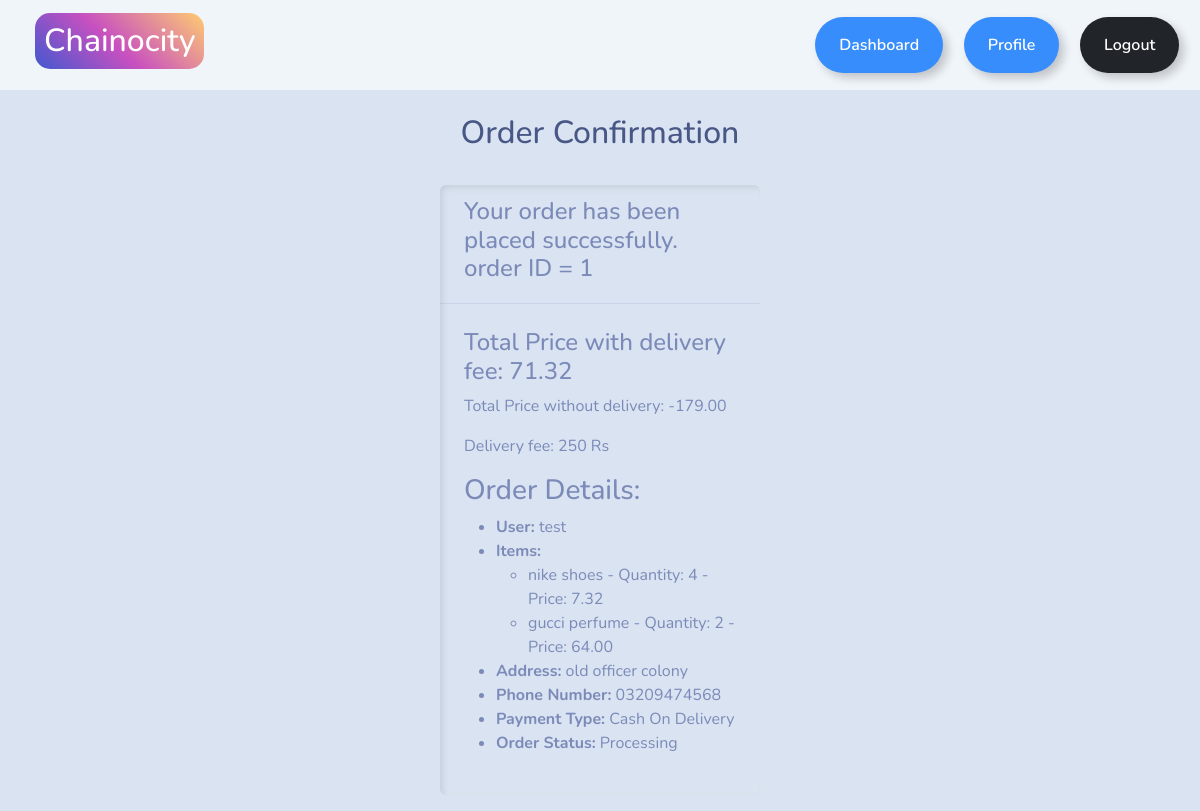
Before: /order_confirmation/1/ (signed in) with the older database file.
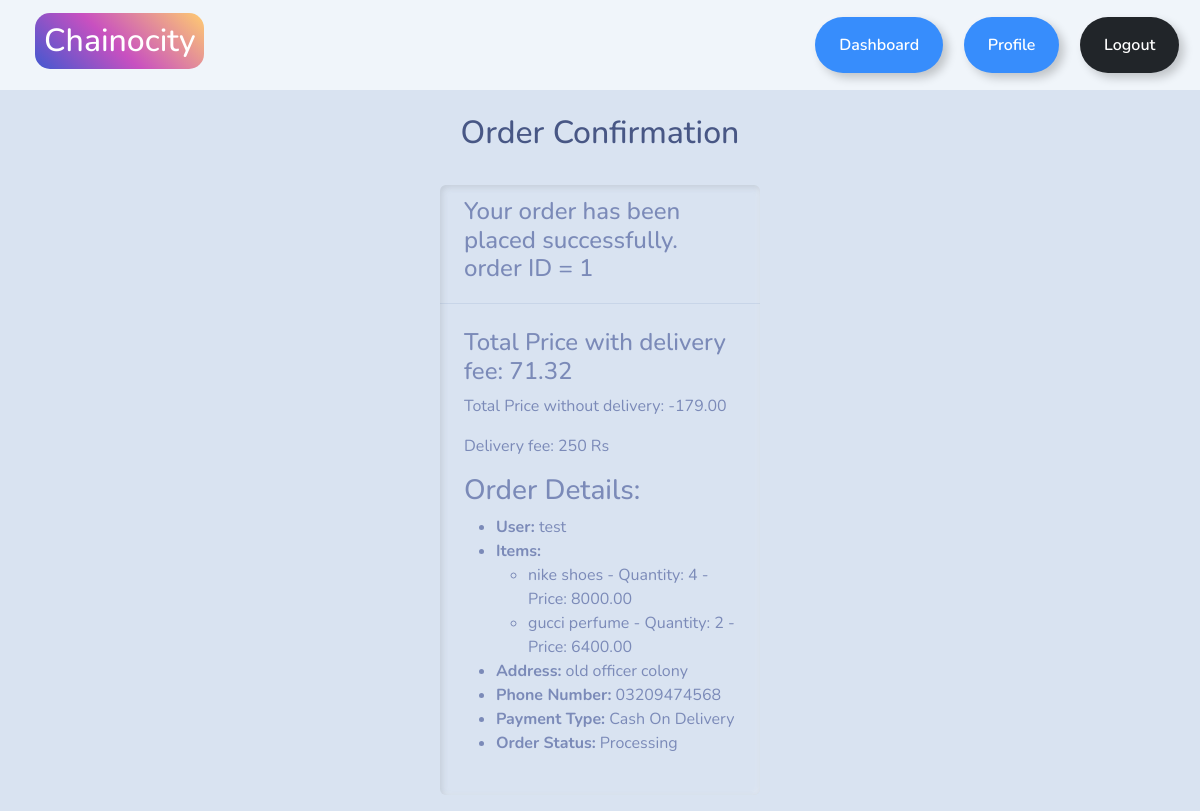
After: the same page with the newer database file.
### myapp/models.py (models this page shows, shortened)
class CartItem(models.Model):
    product = models.ForeignKey(Product, on_delete=models.CASCADE)
    quantity = models.PositiveIntegerField(default=1)
    user = models.ForeignKey(User, on_delete=models.CASCADE)
    def total_price(self):
        return self.product.p_price * self.quantity

class Product(models.Model):
    p_title = models.CharField(max_length=85)
    p_price = models.DecimalField(max_digits=10, decimal_places=2)
    p_desc = models.TextField()
    p_stock = models.PositiveIntegerField()
    category = models.ForeignKey(Category, on_delete=models.CASCADE,null=True)
    p_image = models.ImageField(upload_to='product_images/', null=True, blank=True, default='default_p.jpg')
    p_image2 = models.ImageField(upload_to='product_images/', null=True, blank=True, default='default_p.jpg')
    p_image3 = models.ImageField(upload_to='product_images/', null=True, blank=True, default='default_p.jpg')
    date_posted = models.DateTimeField(auto_now_add=True)

### myapp/views.py (the view)
# urls.py: path('order_confirmation/<int:order_id>/', views.order_confirmation, name='order_confirmation'),
@login_required(login_url='my_login')
def order_confirmation(request, order_id):
    order = Order.objects.get(id=order_id)
    context = {
        'order': order,
    }
    return render(request, 'order_confirmation.html', context)

### templates/order_confirmation.html (shortened to what this page needs)
{% load static %}
<!DOCTYPE html>
<html lang="en">
<head>
  <link rel="stylesheet" type="text/css" href="https://bootswatch.com/5/morph/bootstrap.min.css" >
  <link rel="stylesheet" type="text/css" href="{% static 'css/styles.css' %}" >
</head>
<body>
  {% include 'base.html' %}
  <br>
  <h2 class="text-center">Order Confirmation</h2>
  <br>
  <div style="display: flex; justify-content: center;">
    <div class="card border-primary mb-3" style="max-width: 20rem;">
      <div class="card-header"><h4>Your order has been placed successfully. order ID = {{ order.id }} </h4></div>
      <div class="card-body">
        <h4 class="card-title">Total Price with delivery fee: {{ order.total_price }} </h4>
        {% with total_price_without_delivery=order.total_price|add:"-250" %}
    <p>Total Price without delivery: {{ total_price_without_delivery|default:"-250"|floatformat:"2" }}</p>
{% endwith %}
        <p> Delivery fee: 250 Rs</p>
        <p class="card-text"><h3>Order Details:</h3>
          <ul>
              <li><strong>User:</strong> {{ order.user.username }}</li>
              <li><strong>Items:</strong>
                  <ul>
                      {% for item in order.items.all %}
                          <li>{{ item.product.p_title }} - Quantity: {{ item.quantity }} - Price: {{ item.total_price }}</li>
                      {% endfor %}
                  </ul>
              </li>
              <li><strong>Address:</strong> {{ order.address }}</li>
              <li><strong>Phone Number:</strong> {{ order.phone_number }}</li>
              <li><strong>Payment Type:</strong> {{ order.get_payment_type_display }}</li>
              <li><strong>Order Status:</strong> {{ order.get_order_status_display }}</li>
          </ul>
        </p>
      </div>
    </div>
  </div>
</body>
</html>

Changed rows visible on the page:
changed through a linked row, CartItem "nike shoes": total_price "7.32" → "8000.00"
changed through a linked row, CartItem "gucci perfume": total_price "64.00" → "6400.00"
